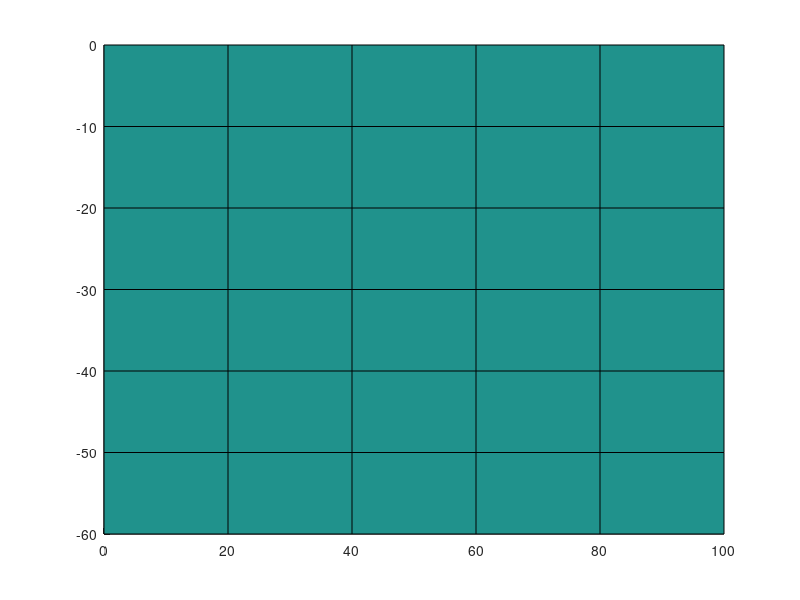

Write MATLAB code to recreate this figure. (Note: this script raises an error after producing the figure.)
clear all;
platelength = 100; % in mm 
platewidth = 60; % in mm
nofelementinx=5;
noofelemntiny=6;
degrees_of_freedom_each_node=2;
samplling=2;
thickness=1; % in mm
elasticity=[100,50,25]; % in GPA
mu=[0.25,0.3,0.35];
force=-5000;
force_loc=(nofelementinx+1)*2;
len_elem=platelength/nofelementinx;
width_elem=platewidth/noofelemntiny;
total_node=(nofelementinx+1)*(noofelemntiny+1);
tot_free=(nofelementinx+1)*(noofelemntiny+1)*degrees_of_freedom_each_node;
free_elem=4*degrees_of_freedom_each_node;


a=meshgrid(0:len_elem:platelength,1:noofelemntiny+1)
b=transpose(meshgrid((0:width_elem:platewidth)*-1,1:nofelementinx+1))
c=thickness+zeros(noofelemntiny+1,nofelementinx+1);
surf(a,b,c)
view(2);
hold on;

rigidity=zeros(3,3,3);
for i = 1 : 3 
	d=elasticity(i)/(1-mu(i)*mu(i));
	rigidity(1,1,i)=d;
	rigidity(1,2,i)=d*mu(i);
	rigidity(1,3,i)=0;
	rigidity(2,1,i)=d*mu(i);
	rigidity(2,2,i)=d;
	rigidity(2,3,i)=0;	
	rigidity(3,1,i)=0;
	rigidity(3,2,i)=0;
	rigidity(3,3,i)=d*(1-mu(i))/2;
end

 xg=[0,len_elem,len_elem,0];
 yg=[width_elem,width_elem,0,0];
 zx=[-1,1,1,-1];
 zy=[1,1,-1,-1];

sfd = zeros(4);
sfdz = zeros(4);
sfde = zeros(4);
stiff=zeros(free_elem,free_elem,3);

for i = 1:samplling
	for j = 1: samplling
		[zeta,eta,hi,hj]=gauss_cau(i,j,samplling); 
		for l = 1:4
			zetaz=zeta*zx(l);
			etaz=eta*zy(l);
			sfd(l) = 0.25*(1+etaz)*(1+zetaz);
			sfdz(l) = 0.25*(1+etaz)*zx(l);
			sfde(l) = 0.25*(1+zetaz)*zy(l);
		end
		BB=zeros(3,free_elem);
		DXZ=0;
		DYZ=0;
		DXE=0;
		DYE=0;
		for k=1:4
			DXZ=DXZ+sfdz(k)*xg(k);
			DYZ=DYZ+sfdz(k)*yg(k);
			DXE=DXE+sfde(k)*xg(k);
			DYE=DYE+sfde(k)*yg(k);
		end
		ZAC=DXZ*DYE-DYZ*DXE;
		DXZI=DYE/ZAC;
		DYZI=-DYZ/ZAC;
		DXEI=-DXE/ZAC;
		DYEI=DXZ/ZAC;
		for ii=1:4;
			k=2*(ii-1);
			DNX=sfdz(ii)*DXZI+sfde(ii)*DYZI;
			DNY=sfdz(ii)*DXEI+sfde(ii)*DYEI;
			BB(1,k+1)=DNX;
			BB(2,k+2)=DNY;
			BB(3,k+1)=DNY;
			BB(3,k+2)=DNX;
		end
		ASAT=zeros(free_elem,free_elem,3);
		for ii =1:3
			for m=1:free_elem;
				for n=1:free_elem;
					if n>=m
						for l=1:3
							for ki=1:3
								ASAT(m,n,ii)=ASAT(m,n,ii)+BB(l,m)*rigidity(l,ki,ii)*BB(ki,n)*ZAC*thickness;
							end
						end
					end
				end
			end
		end
		for ii =1:3
			for m=1:free_elem;
				for n=1:free_elem;
					if n>=m
						stiff(m,n,ii)=stiff(m,n,ii)+ASAT(m,n,ii)*hi*hj;
					end
				end
			end
		end

	end
end

for ii =1:3
	for i=1:free_elem
		for j=1:free_elem
			stiff(j,i,ii)=stiff(i,j,ii);
		end
	end
end

NOD=zeros(nofelementinx*noofelemntiny,4);
for i = 1:nofelementinx*noofelemntiny
	nx1=nofelementinx+1;
	nxi=floor((i-1)/nofelementinx);
	for j= 1:2
		NOD(i,j)=nx1*nxi+(i-nofelementinx*nxi)+j-1;
	end
	for j=3:4
		NOD(i,j)=nx1*(nxi+1)+(i-nofelementinx*nxi)+4-j;
	end
end

% Assembling Required

pload=zeros(tot_free,1);
pload(force_loc,1)=force;

%% Put Boundary conditions

% After assembling, the pload matrix and stiffness matrix will gives us the
% displacement matrix.
